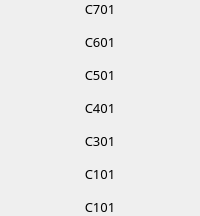
                            <widget class="QFrame" name="frame_66">
                             <property name="frameShape">
                              <enum>QFrame::NoFrame</enum>
                             </property>
                             <property name="frameShadow">
                              <enum>QFrame::Raised</enum>
                             </property>
                             <layout class="QVBoxLayout" name="verticalLayout_70">
                              <property name="spacing">
                               <number>15</number>
                              </property>
                              <property name="leftMargin">
                               <number>0</number>
                              </property>
                              <property name="topMargin">
                               <number>0</number>
                              </property>
                              <property name="rightMargin">
                               <number>0</number>
                              </property>
                              <property name="bottomMargin">
                               <number>0</number>
                              </property>
                              <item>
                               <widget class="QLabel" name="label_32">
                                <property name="font">
                                 <font>
                                  <family>Mitr SemiBold</family>
                                  <pointsize>10</pointsize>
                                 </font>
                                </property>
                                <property name="text">
                                 <string>C701</string>
                                </property>
                                <property name="alignment">
                                 <set>Qt::AlignCenter</set>
                                </property>
                               </widget>
                              </item>
                              <item>
                               <widget class="QLabel" name="label_137">
                                <property name="font">
                                 <font>
                                  <family>Mitr SemiBold</family>
                                  <pointsize>10</pointsize>
                                 </font>
                                </property>
                                <property name="text">
                                 <string>C601</string>
                                </property>
                                <property name="alignment">
                                 <set>Qt::AlignCenter</set>
                                </property>
                               </widget>
                              </item>
                              <item>
                               <widget class="QLabel" name="label_138">
                                <property name="font">
                                 <font>
                                  <family>Mitr SemiBold</family>
                                  <pointsize>10</pointsize>
                                 </font>
                                </property>
                                <property name="text">
                                 <string>C501</string>
                                </property>
                                <property name="alignment">
                                 <set>Qt::AlignCenter</set>
                                </property>
                               </widget>
                              </item>
                              <item>
                               <widget class="QLabel" name="label_139">
                                <property name="font">
                                 <font>
                                  <family>Mitr SemiBold</family>
                                  <pointsize>10</pointsize>
                                 </font>
                                </property>
                                <property name="text">
                                 <string>C401</string>
                                </property>
                                <property name="alignment">
                                 <set>Qt::AlignCenter</set>
                                </property>
                               </widget>
                              </item>
                              <item>
                               <widget class="QLabel" name="label_140">
                                <property name="font">
                                 <font>
                                  <family>Mitr SemiBold</family>
                                  <pointsize>10</pointsize>
                                 </font>
                                </property>
                                <property name="text">
                                 <string>C301</string>
                                </property>
                                <property name="alignment">
                                 <set>Qt::AlignCenter</set>
                                </property>
                               </widget>
                              </item>
                              <item>
                               <widget class="QLabel" name="label_141">
                                <property name="font">
                                 <font>
                                  <family>Mitr SemiBold</family>
                                  <pointsize>10</pointsize>
                                 </font>
                                </property>
                                <property name="text">
                                 <string>C101</string>
                                </property>
                                <property name="alignment">
                                 <set>Qt::AlignCenter</set>
                                </property>
                               </widget>
                              </item>
                              <item>
                               <widget class="QLabel" name="label_142">
                                <property name="font">
                                 <font>
                                  <family>Mitr SemiBold</family>
                                  <pointsize>10</pointsize>
                                 </font>
                                </property>
                                <property name="text">
                                 <string>C101</string>
                                </property>
                                <property name="alignment">
                                 <set>Qt::AlignCenter</set>
                                </property>
                               </widget>
                              </item>
                             </layout>
                            </widget>
